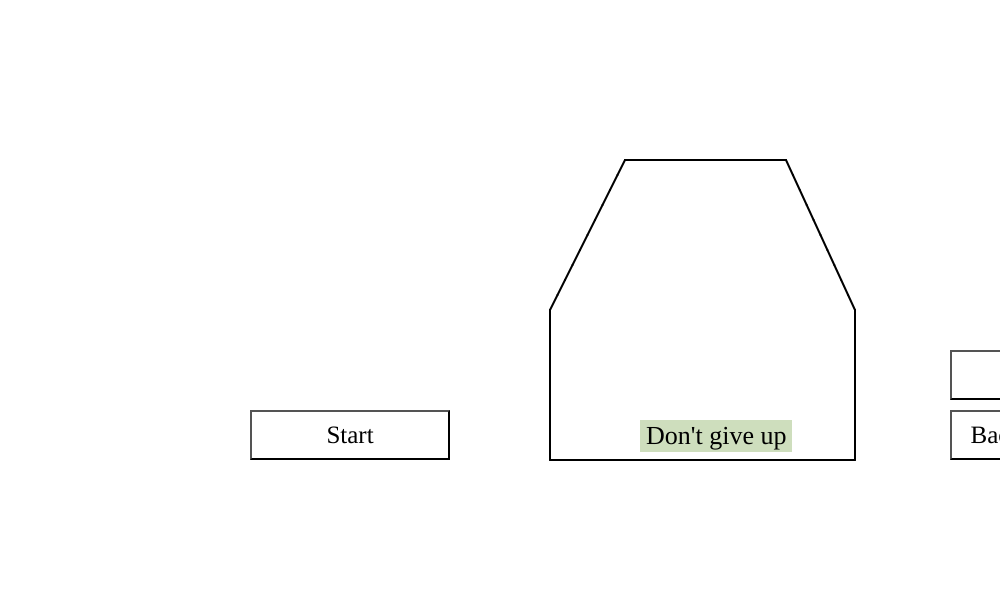
Frame 1 (no input)
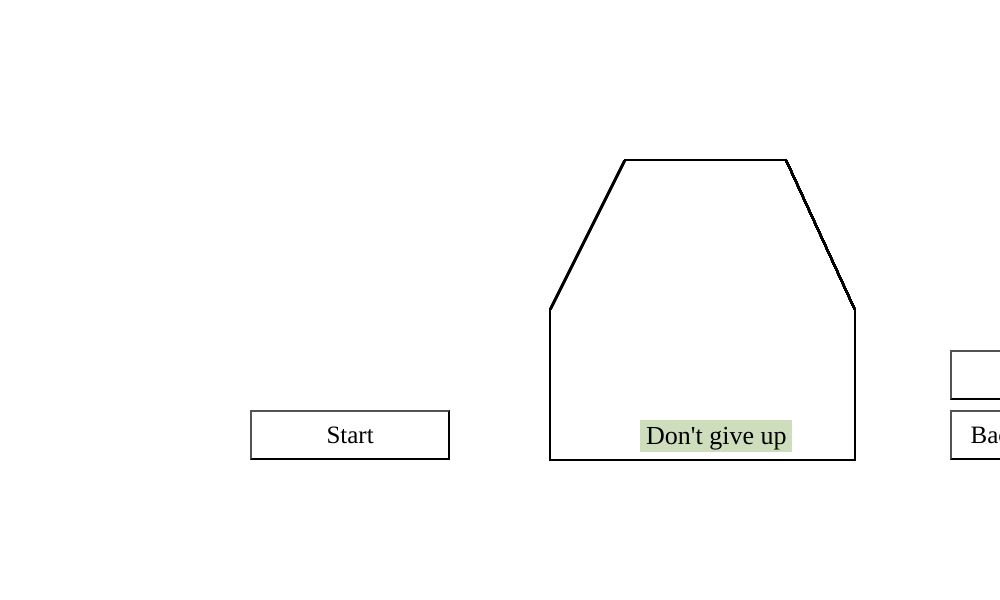
Frame 60 (no input)
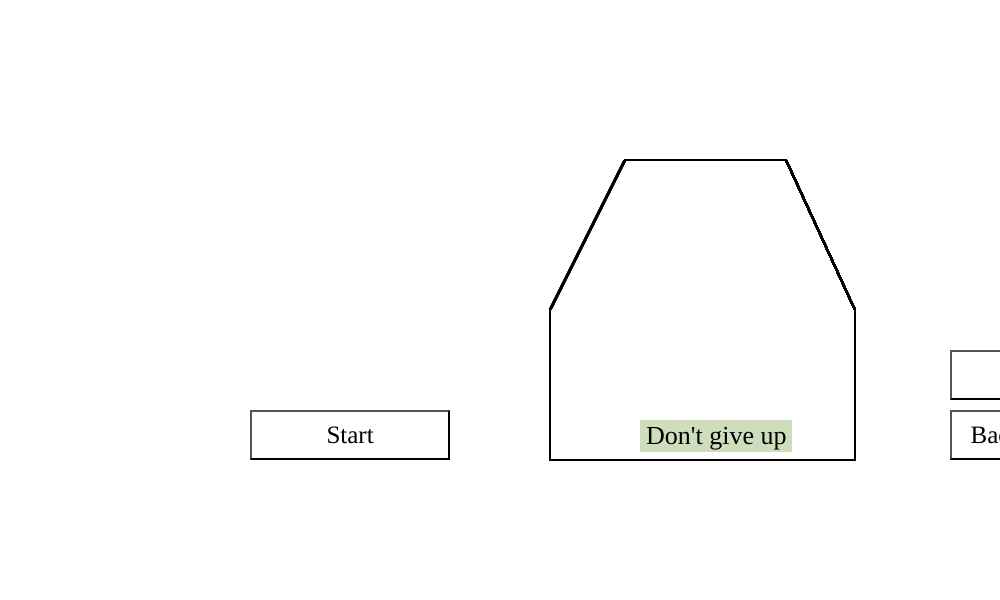
Frame 120 (the mouse pressed at the canvas centre since frame 60)

The p5.js sketch that drew these frames (run headless with seeded random() and noise() and a simulated clock; from frame 60 on, the mouse is pressed at the canvas centre):

// p5.js sketch
// ── sketch.js
//let isTracing = false; // Flag to track if the user is tracing
let isDrawing = false;
let traceColor = 50; // Color of the (290, 150) coordinate
let traceText = ''; // Text to display when tracing
let path = []; // An array to store the mouse movement path
let tracedCoordinates = []; // Array to store traced coordinates
let accum = 0; // for timer
let start = null; //for timer 
let o; // for timer
let accumulateTime = true;
let isMouseOnLine = false;

const targetCoordinates = [
  { x: 550, y: 310 },
  { x: 625, y: 160 },
  { x: 786, y: 160 },
  { x: 855, y: 310 },
  { x: 550, y: 460},
  { x: 855, y: 460},
  { x: 550, y: 453 },
  { x: 557, y: 460 },
  { x: 557.5, y: 295 },
  { x: 565, y: 280 },
  { x: 572.5, y: 265 },
  { x: 580, y: 250 },
  { x: 587.5, y: 235 },
  { x: 595, y: 220},
  { x: 602.5, y: 205},
  { x: 610, y: 190},
  { x: 617.5, y: 175},
  { x: 792.9, y: 175},
  { x: 799.8, y: 190},
  { x: 806.7, y: 205},
  { x: 813.6, y: 220},
  { x: 820.5, y: 235},
  { x: 827.4, y: 250},
  { x: 834.3, y: 265},
  { x: 841.2, y: 280},
  { x: 848.1, y: 310},
];


function setup() {
  createCanvas(1000, 600);
  clear();
  cursor(CROSS);
  
  // let instructions = createButton('Try to beat your fastest time!');
  // instructions.position(635, 210);
  // instructions.size(200, 50);
  // instructions.style('background-color', '#FFFFFF');
  // instructions.style('font-size', '19px');
  // instructions.style('font-family', 'Expo');
  
  let startHere = createButton('^ Start Here... Move This Way >'); // starting point for the player (doesn't activate anything)
  startHere.position(550, 610);
  startHere.style('font-size', '11px');
  startHere.style('font-family', 'Expo');
  startHere.style('background-color', '#FFFFFF');
  
  let homeButton = createButton('Back to Level 1'); // takes the player back to the home page
  homeButton.position(950, 410);
  homeButton.size(200, 50);
  homeButton.style('font-size', '25px'); 
  homeButton.style('font-family', 'Expo');
  homeButton.mouseOver(onHover3);
  homeButton.mouseOut(onOut3);
  homeButton.style('background-color', '#FFFFFF');
  
  o = createElement("h1"); // the placeholder for the timer 
  o.position(660,650);
  const startText = "Start";
  const resetText = "Reset";
  const stopText = "Stop";
  const startStop = createButton(startText); // start and stop button 
  startStop.position(250, 410);
  startStop.size(200, 50);
  startStop.style('font-family', 'Expo');
  startStop.style('font-size', '25px');
  startStop.style('background-color', '#FFFFFF');
  startStop.mouseOver(onHover1);
  startStop.mouseOut(onOut1);
  startStop.mouseClicked(() => {
    strokeWeight(2);
    if (start == null) {
      start = Date.now();
      accumulateTime  = true;
      startTracing();
    } 
    }
  );
  const stopButton = createButton(stopText); // reset button to set the timer to zero and reset the tracing             
  stopButton.position(950,350);
  stopButton.size(200, 50);
  stopButton.style('font-family', 'Expo');
  stopButton.style('font-size', '25px');
  stopButton.style('background-color', '#FFFFFF');
  stopButton.mouseOver(onHover2);
  stopButton.mouseOut(onOut2);
  stopButton.mouseClicked(() => {
    start = null;
    isDrawing = false;
    path = [];
    startStop.html(resetText);
    resetTracing();
  });
  
  function onHover1() { 
  // Change the button's color when hovered over
  startStop.style('background-color', '#9EB384');
}
  
  function onOut1() {
  // Change the button's color when the mouse leaves
  startStop.style('background-color', '#FFFFFF');
}
  function onHover2() {
  // Change the button's color when hovered over
  stopButton.style('background-color', '#9EB384');
}

  function onOut2() {
  // Change the button's color when the mouse leaves
  stopButton.style('background-color', '#FFFFFF');
}
  function onHover3() {
  // Change the button's color when hovered over
  homeButton.style('background-color', '#9EB384');
}

function onOut3() {
  // Change the button's color when the mouse leaves
  homeButton.style('background-color', '#FFFFFF');
}

}  
  
function draw() {
  
  // code that programs the timer
  if (accumulateTime) 
{  
  const totalMillis = accum + (start != null ? Date.now() - start : 0);
  const s = Math.floor(totalMillis / 1000) % 60;
  const m = Math.floor(totalMillis / 1000 / 60) % 60;
  const string = `Time: ${nf(m, 2)}:${nf(s, 2)}`;
  o.html(string);
  o.style('font-size', '20px')
}

  // check to see if the user is hovering over the lines drawn
  if(((mouseX>=545 && mouseX<=900) && (mouseY>=455 && mouseY<=465)) || ((mouseX>=545 && mouseX<=555) && (mouseY>=305 && mouseY<=465)) || ((mouseX>=850 && mouseX<=860) && (mouseY>=305 && mouseY<=465)) || ((mouseX>=620 && mouseX<=791) && (mouseY>=155 && mouseY<=165)) || ((mouseX>=550 && mouseX<=557.5) && (mouseY<=310 && mouseY>=295)) || ((mouseX>=557.5 && mouseX<=565) && (mouseY<=295 && mouseY>=280)) || ((mouseX>=565 && mouseX<=572.5) && (mouseY<=280 && mouseY>=265)) || ((mouseX>=572.5 && mouseX<=580) && (mouseY<=265 && mouseY>=250)) || ((mouseX>=580 && mouseX<=587.5) && (mouseY<=250 && mouseY>=235)) || ((mouseX>=587.5 && mouseX<=595) && (mouseY<=235 && mouseY>=220)) ||
((mouseX>=595 && mouseX<=602.5) && (mouseY>=220 && mouseY<=205)) || ((mouseX>=602.5 && mouseX<=610) && (mouseY>=205 && mouseY<=190)) || ((mouseX>=610 && mouseX<=617.5) && (mouseY>=190 && mouseY<=175))|| ((mouseX>=617.5 && mouseX<=625) && (mouseY>=175 && mouseY<=160))|| ((mouseX>=792.9 && mouseX<=799.8) && (mouseY>=175 && mouseY<=190))|| ((mouseX>=799.8 && mouseX<=806.7) && (mouseY>=190 && mouseY<=205))|| ((mouseX>=806.7 && mouseX<=813.6) && (mouseY>=205 && mouseY<=220))|| ((mouseX>=813.6 && mouseX<=820.5) && (mouseY>=220 && mouseY<=235))|| ((mouseX>=820.5 && mouseX<=827.4) && (mouseY>=235 && mouseY<=250))|| ((mouseX>=827.4 && mouseX<=834.3) && (mouseY>=250 && mouseY<=265))|| ((mouseX>=834.3 && mouseX<=841.2) && (mouseY>=265 && mouseY<=280))|| ((mouseX>=841.2 && mouseX<=848.1) && (mouseY>=280 && mouseY<=295))|| ((mouseX>=848.1 && mouseX<=855) && (mouseY>=295 && mouseY<=310)))
    {
      isMouseOnLine = true;
    }
  else{
    isMouseOnLine = false;
  }
  
  stroke(0);
  strokeWeight(2);
  line(550,310,625,160); //left slant final
  line(786,160,855,310); //right slant final
  line(625,160,786,160); //top line final
  line(550,310,550,460); // left verticle final
  line(550,460,855,460); //bottom line final
  line(855,310,855,460); //right verticle final
  
  point(550,310); 
  point(557.5,295);
  point(565,280);    
  point(572.5,265);
  point(580,250);
  point(587.5,235); // left slant points
  point(595,220);
  point(602.5,205);
  point(610,190);
  point(617.5,175);
  point(625,160);
  
  point(786,160);
  point(792.9,175);  
  point(799.8,190);
  point(806.7,205);
  point(813.6,220);
  point(820.5,235); // right slant points
  point(827.4,250);
  point(834.4,265);
  point(841.2,280);
  point(848.1,295);
  point(855,310);
  
  const bad = 'Don\'t give up';
  const good = "Keep it up!!!!!";
  enc = createButton(bad);
  enc.position(640,420);
  enc.style('background-color', '#CEDEBD');
  enc.style('border', 'none');
  enc.style('font-family', 'Expo');
  enc.style('font-size', '26px')
  
  // gives encouragement  
    if (isMouseOnLine)
    {
      enc.html(good);
      isDrawing = true;
    } else {
      enc.html(bad);
      isDrawing = false;
    }

  let completedTracing = false;
  
  // creates a moving line behind the user's mouse if they are hovering over the perimeter
    if (isDrawing) 
    {
     stroke('rgba(10,120,70, 0.5)');
      path.push(createVector(mouseX, mouseY));
      line(pmouseX, pmouseY, mouseX, mouseY);

      completedTracing = true;
      for (let targetCoord of targetCoordinates) {
        if (!hasTracedCoordinate(targetCoord)) {
          completedTracing = false;
          break;
        }
      }
    }
  
     stroke('rgba(10,120,70, 0.5)');
     if (completedTracing) {
        textSize(26);
        text('Tracing Completed!', 610, 120); // Display outside
        accumulateTime = false;
        resetTracing();
      }
  
      strokeWeight(3);
      beginShape();
      noFill();
      for(let point of path)
        {
          vertex(point.x, point.y);
        }
      endShape();
}

function startTracing() {
//  isTracing = true;
  isDrawing = true;
  path = [];
  tracedCoordinates = [];
}

function resetTracing() {
  //isTracing = false;
  textSize(18);
  text(' ', 50, 300);
  isDrawing = false;
  tracedCoordinates = [];
  accumulateTime = false;
  start = null;
}

function hasTracedCoordinate(targetCoord) {
  for (let point of path) {
    let distance = dist(point.x, point.y, targetCoord.x, targetCoord.y);
    if (distance < 5) { 
      tracedCoordinates.push(targetCoord);
      return true;
    }
  }
  return false;
}

// function showAlert()
// {
//   alert("Once you click start, you will have 10 seconds to get as many swipes!");
// }
